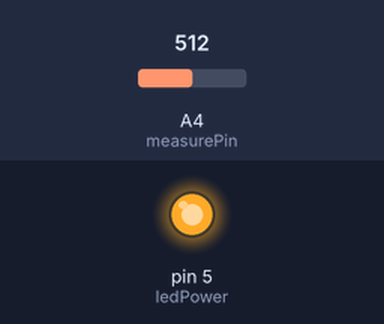
A sketch run on a simulated Arduino Uno, built with avr-gcc and run on an emulated ATmega328P. On the bench: output pins drawn as LEDs (lit = HIGH). Inputs (shaded band) come from the test bench; at power-on: A4 (measurePin) = 512. What the sketch prints to the serial monitor is not drawn.

Above: at 0.1 s.
Timing chart, 0 to 1.6 s (numbered marks = the images above):
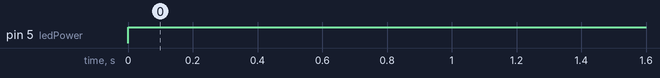

The sketch:

Dust_Sensor_GP2Y1010AU0F.ino
```cpp
//https://howmuchsnow.com/arduino/airquality/
//PM2.5
#define measurePin 4
int ledPower = 5;
int samplingTime = 280;
int deltaTime = 40; // 280 + 40 = 320 us
int sleepTime = 9680; // 10000 - 320 = 9680 us
float voMeasured = 0;
float calcVoltage = 0;
float dustDensity = 0;

void setup() {
  Serial.begin(9600);
  pinMode(ledPower, OUTPUT);
}
void loop() {
  digitalWrite(ledPower, LOW);
  delayMicroseconds(samplingTime);
  voMeasured = analogRead(measurePin);
  delayMicroseconds(deltaTime);
  digitalWrite(ledPower, HIGH);
  delayMicroseconds(sleepTime);
  calcVoltage = voMeasured * 5.0 / 4095.0;
  dustDensity = 170 * calcVoltage - 0.1;
  Serial.print(dustDensity);  // unit: ug/m3
  Serial.println(" ug/m3 ");
  delay(1000);
}
```

Measured:
- by itself, pin 5 (ledPower): LOW → HIGH at 0.00 s
